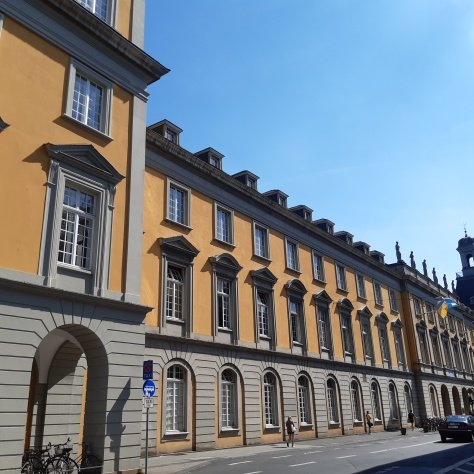
#> input picture Sheet03/data/bonn.jpg, 474 x 474 px
$ python q1_template.py   (older library calls are emulated)
#> lines starting #> are read from the running program, lines starting #| are printed output that depends on the picture; after the words box and inside, x2 and y2 are one past the last pixel; in counts of white or black regions, pixels touching at a corner belong together
# """
# Task 1: Distance Transform using Chamfer 5-7-11
# Template for MA-INF 2201 Computer Vision WS25/26
# Exercise 03
# """

# import numpy as np
# import cv2
# import matplotlib.pyplot as plt
# import os


# def chamfer_distance_transform_5_7_11(binary_image):
#     """
#     Compute Chamfer distance transform using 5-7-11 mask.

#     Based on Borgefors "Distance transformations in digital images" (1986).

#     Chamfer 5-7-11:
#     - Horizontal/vertical neighbors: weight = 5
#     - Diagonal neighbors: weight = 7
#     - Knight's move neighbors: weight = 11

#     Args:
#         binary_image: Binary image where features are 0, background is non-zero

#     Returns:
#         Distance transform image
#     """
#     h, w = binary_image.shape
#     dt = np.full((h, w), np.inf, dtype=np.float32)

#     # Initialize: 0 if feature pixel, infinity otherwise
#     dt[binary_image == 0] = 0

#     # Define forward and backward masks with relative offsets and weights
#     # Forward mask
#     forward_mask = [
#         (-2, -1, 11), (-1, -2, 11), (-1, -1, 7), (0, -1, 5),
#         (1, -2, 11), (2, -1, 11), (1, -1, 7), (-1, 0, 5)
#     ]

#     # Backward mask
#     backward_mask = [
#         (1, 0, 5), (-1, 1, 7), (-2, 1, 11), (-1, 2, 11),
#         (0, 1, 5), (1, 1, 7), (2, 1, 11), (1, 2, 11)
#     ]

#     # Forward pass
#     for y in range(h):
#         for x in range(w):
#             for dy, dx, weight in forward_mask:
#                 ny, nx = y + dy, x + dx
#                 if 0 <= ny < h and 0 <= nx < w:
#                     if dt[ny, nx] + weight < dt[y, x]:
#                         dt[y, x] = dt[ny, nx] + weight

#     # Backward pass
#     for y in range(h - 1, -1, -1):
#         for x in range(w - 1, -1, -1):
#             for dy, dx, weight in backward_mask:
#                 ny, nx = y + dy, x + dx
#                 if 0 <= ny < h and 0 <= nx < w:
#                     if dt[ny, nx] + weight < dt[y, x]:
#                         dt[y, x] = dt[ny, nx] + weight

#     return dt


# def main():

#     print("=" * 70)
#     print("Task 1: Distance Transform using Chamfer 5-7-11")
#     print("=" * 70)

#     img_path = 'data/bonn.jpg'
#     # img_path = 'data/circle.png'      # play with different images
#     # img_path = 'data/square.png'
#     # img_path = 'data/triangle.png'

#     if not os.path.exists(img_path):
#         print(f"Error: {img_path} not found!")
#         return

#     # Load image and convert to grayscale
#     # TODO
#     original_img = cv2.imread(img_path, cv2.IMREAD_GRAYSCALE)


#     # Apply Canny edge detection
#     # TODO
#     # Compute distance transform with the function chamfer_distance_transform_5_7_11
#     # TODO

#     # Compute distance transform using cv2.distanceTransform
#     # TODO
#     edges = cv2.Canny(original_img, 100, 200)

#     chamfer_dt = chamfer_distance_transform_5_7_11(edges)

#     # Compare with OpenCV’s distance transform
#     # cv2.distanceTransform requires a binary image where the features to be measured are non-zero
#     opencv_dt = cv2.distanceTransform(255 - edges, cv2.DIST_L2, 5)

#     # Normalize the distance transforms for visualization
#     chamfer_dt_normalized = cv2.normalize(chamfer_dt, None, 0, 255, cv2.NORM_MINMAX, cv2.CV_8U)
#     opencv_dt_normalized = cv2.normalize(opencv_dt, None, 0, 255, cv2.NORM_MINMAX, cv2.CV_8U)


#     # Visualize the results
#     plt.figure(figsize=(15, 10))

#     plt.subplot(2, 2, 1)
#     plt.imshow(original_img, cmap='gray')
#     plt.title('Original Image')
#     plt.axis('off')

#     plt.subplot(2, 2, 2)
#     plt.imshow(edges, cmap='gray')
#     plt.title('Canny Edge Image')
#     plt.axis('off')

#     plt.subplot(2, 2, 3)
#     plt.imshow(chamfer_dt_normalized, cmap='viridis')
#     plt.title('Chamfer 5-7-11 Distance Transform')
#     plt.axis('off')

#     plt.subplot(2, 2, 4)
#     plt.imshow(opencv_dt_normalized, cmap='viridis')
#     plt.title("OpenCV's Distance Transform (L2)")
#     plt.axis('off')

#     plt.tight_layout()
#     plt.show()
#     # Visualize results

#     # TODO
#     # 1. Original image
#     # 2. Edge image
#     # 3. Distance transform
#     # 4. Distance transform using OpenCV

#     print("\n" + "=" * 70)
#     print("Task 1 complete!")
#     print("=" * 70)


# if __name__ == "__main__":
#     main()
import numpy as np
import cv2
import matplotlib.pyplot as plt
import os

def chamfer_distance_transform_5_7_11(binary_image):
    """
    Compute Chamfer distance transform using 5-7-11 mask.

    Based on Borgefors "Distance transformations in digital images" (1986).

    Chamfer 5-7-11:
    - Horizontal/vertical neighbors: weight = 5
    - Diagonal neighbors: weight = 7
    - Knight's move neighbors: weight = 11

    Args:
        binary_image: Binary image where features are non-zero, background is 0

    Returns:
        Distance transform image
    """
    h, w = binary_image.shape
    dt = np.full((h, w), np.inf, dtype=np.float32)

    # BUG FIX 1: Initialize feature pixels (edges) to 0, not background.
    # Canny edges are > 0.
    dt[binary_image > 0] = 0

    # BUG FIX 2: Correctly define forward and backward masks.
    # Forward mask looks at neighbors "up" and "left".
    forward_mask = [
        (-1,  0, 5),  # Up
        ( 0, -1, 5),  # Left
        (-1, -1, 7),  # Up-Left
        (-1,  1, 7),  # Up-Right (Note: checks a pixel to the right, but in the previous row)
        (-2, -1, 11), # Knight's move
        (-1, -2, 11), # Knight's move
        ( 1, -2, 11), # Knight's move
        (-2,  1, 11)  # Knight's move
    ]

    # Backward mask looks at neighbors "down" and "right".
    backward_mask = [
        ( 1,  0, 5),  # Down
        ( 0,  1, 5),  # Right
        ( 1,  1, 7),  # Down-Right
        ( 1, -1, 7),  # Down-Left
        ( 2,  1, 11), # Knight's move
        ( 1,  2, 11), # Knight's move
        (-1,  2, 11), # Knight's move
        ( 2, -1, 11)  # Knight's move
    ]

    # Forward pass: top-to-bottom, left-to-right
    for y in range(h):
        for x in range(w):
            for dy, dx, weight in forward_mask:
                # Check neighbor's coordinates
                ny, nx = y + dy, x + dx
                # Ensure neighbor is within image bounds
                if 0 <= ny < h and 0 <= nx < w:
                    # If a path through the neighbor is shorter, update the distance
                    if dt[ny, nx] + weight < dt[y, x]:
                        dt[y, x] = dt[ny, nx] + weight

    # Backward pass: bottom-to-top, right-to-left
    for y in range(h - 1, -1, -1):
        for x in range(w - 1, -1, -1):
            for dy, dx, weight in backward_mask:
                ny, nx = y + dy, x + dx
                if 0 <= ny < h and 0 <= nx < w:
                    if dt[ny, nx] + weight < dt[y, x]:
                        dt[y, x] = dt[ny, nx] + weight

    return dt

# The rest of your main function is correct and can remain the same.
# Just make sure to use the corrected function above.
def main():

    print("=" * 70)
    print("Task 1: Distance Transform using Chamfer 5-7-11")
    print("=" * 70)

    img_path = 'data/bonn.jpg'

    if not os.path.exists(img_path):
        print(f"Error: {img_path} not found!")
        # Create a dummy image if file is not found
        original_img = np.zeros((400, 600), dtype=np.uint8)
        cv2.putText(original_img, "bonn.jpg not found", (50, 200), cv2.FONT_HERSHEY_SIMPLEX, 1, 255, 2)
    else:
        original_img = cv2.imread(img_path, cv2.IMREAD_GRAYSCALE)
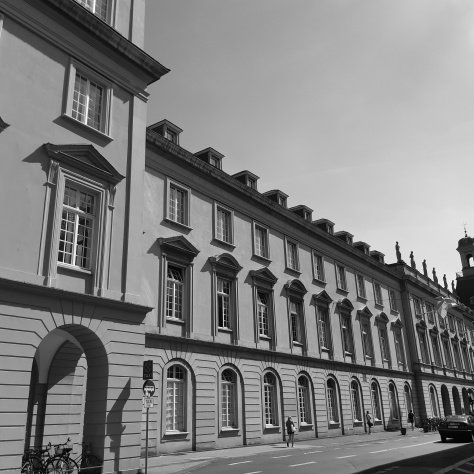
#> original_img: shape (474, 474); min 0, max 255, mean 126.9

    edges = cv2.Canny(original_img, 100, 200)
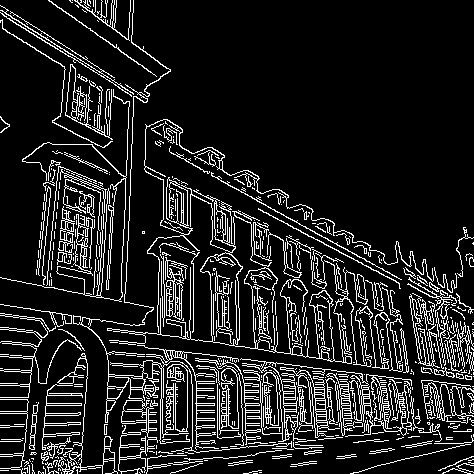
#> edges: shape (474, 474); 12.8% white in thin lines or dots

    # Use the corrected function
    chamfer_dt = chamfer_distance_transform_5_7_11(edges)
#> after the loop in chamfer_distance_transform_5_7_11, `for y in range(h):`:
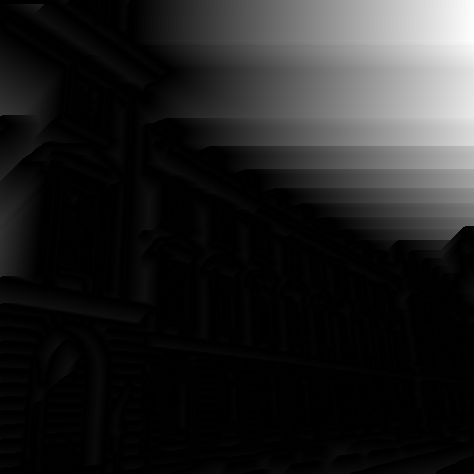
#> dt: shape (474, 474) float32; 0.08% of the values are NaN or infinite; the others: min 0, max 1710, mean 221.9; drawn with min black, max white, NaN and infinite black
#> after the loop in chamfer_distance_transform_5_7_11, `for y in range(h - 1, -1, -1):`:
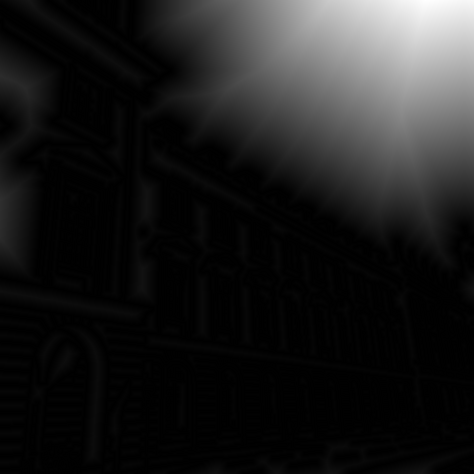
#> dt: shape (474, 474) float32; min 0, max 1173, mean 135.7; drawn with min black and max white

    opencv_dt = cv2.distanceTransform(255 - edges, cv2.DIST_L2, 5)

    chamfer_dt_normalized = cv2.normalize(chamfer_dt, None, 0, 255, cv2.NORM_MINMAX, cv2.CV_8U)
    opencv_dt_normalized = cv2.normalize(opencv_dt, None, 0, 255, cv2.NORM_MINMAX, cv2.CV_8U)


    plt.figure(figsize=(15, 10))
    plt.subplot(2, 2, 1)
    plt.imshow(original_img, cmap='gray')
    plt.title('Original Image')
    plt.axis('off')

    plt.subplot(2, 2, 2)
    plt.imshow(edges, cmap='gray')
    plt.title('Canny Edge Image')
    plt.axis('off')

    plt.subplot(2, 2, 3)
    plt.imshow(chamfer_dt_normalized, cmap='viridis')
    plt.title('Corrected Chamfer 5-7-11 Distance Transform')
    plt.axis('off')

    plt.subplot(2, 2, 4)
    plt.imshow(opencv_dt_normalized, cmap='viridis')
    plt.title("OpenCV's Distance Transform (L2)")
    plt.axis('off')

    plt.tight_layout()
    plt.show()

    print("\n" + "=" * 70)
    print("Task 1 complete!")
    print("=" * 70)


if __name__ == "__main__":
    if not os.path.exists('data'):
        os.makedirs('data')
        print("Created 'data' directory. Please place 'bonn.jpg' inside it.")
    main()

$ run again, with Sheet03/data/coins.jpg copied over Sheet03/data/bonn.jpg
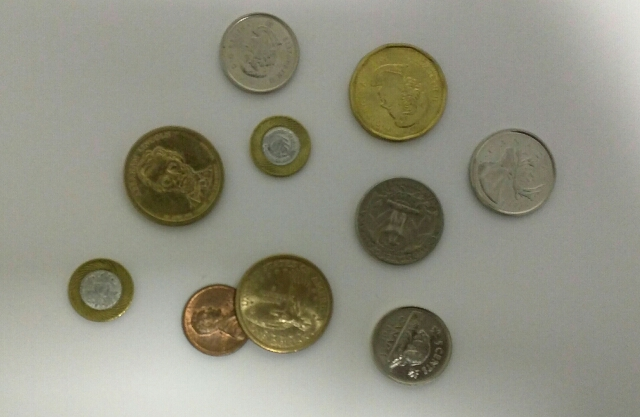
#> input picture Sheet03/data/coins.jpg, 640 x 417 px
#> in main, `edges = cv2.Canny(original_img, 100, 200)`:
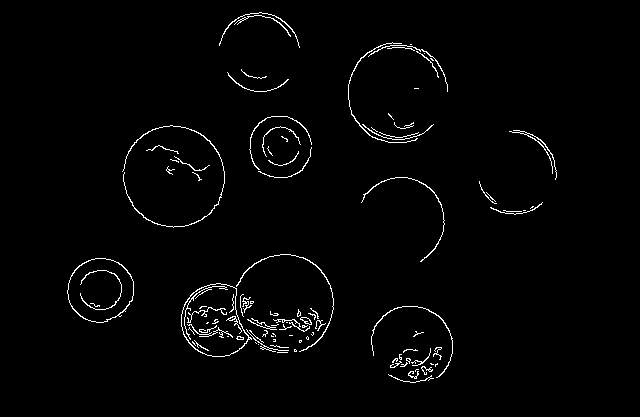
#> edges: shape (417, 640); 1.8% white in thin lines or dots, all inside (x1, y1, x2, y2) = (67, 12, 557, 383)
#> in main, `opencv_dt = cv2.distanceTransform(255 - edges, cv2.DIST_L2, 5)`:
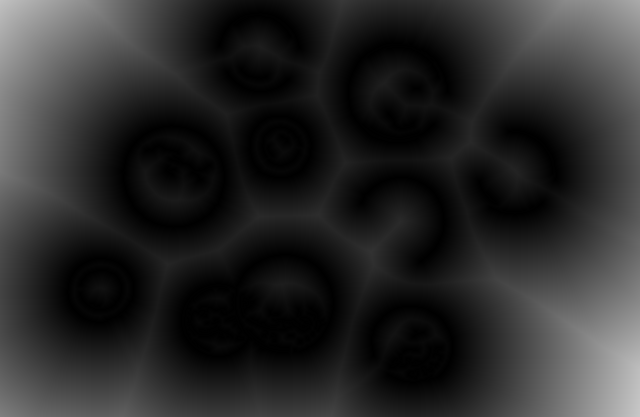
#> opencv_dt: shape (417, 640) float32; min 0, max 199.4, mean 42.8
